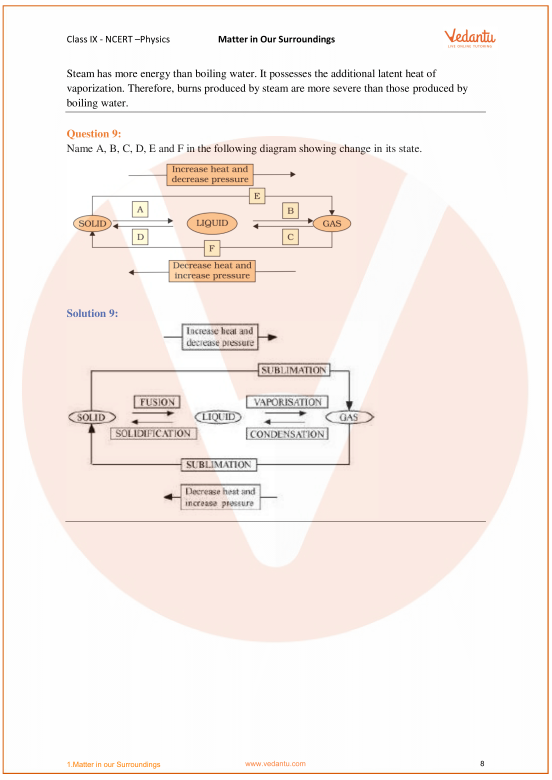
#> input picture vedantu-8.png, 1654 x 2339 px (shown at 1/3 size)
$ python 1.py
#> lines starting #> are read from the running program, lines starting #| are printed output that depends on the picture; after the words box and inside, x2 and y2 are one past the last pixel; in counts of white or black regions, pixels touching at a corner belong together
from PIL import Image
import pytesseract
import numpy as np
import cv2
from matplotlib import pyplot as plt
from PIL import Image
from difflib import SequenceMatcher
import subprocess

image= cv2.imread('vedantu-8.png',0)
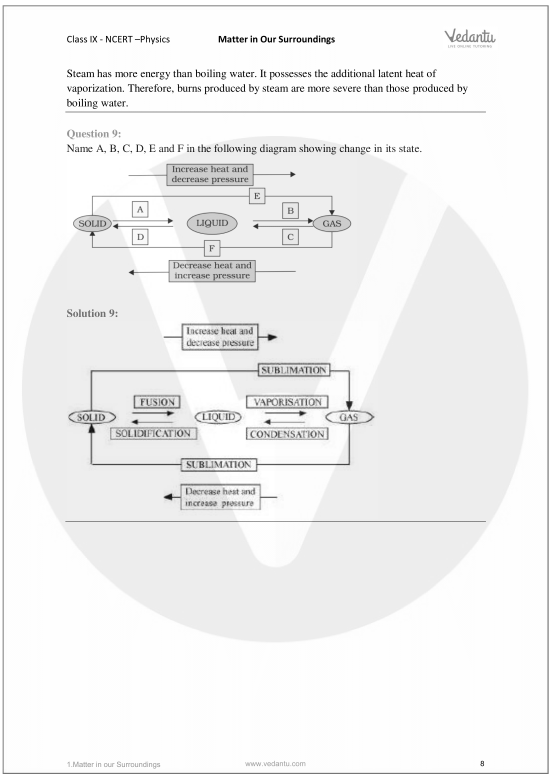
#> image: shape (2339, 1654) (shown at 1/3 size); min 0, max 255, mean 241.4

#image = img[880:1250,60:800]

image = cv2.resize(image,None,fx=3, fy=3, interpolation = cv2.INTER_CUBIC)
#> image: shape (7017, 4962)
_ , image = cv2.threshold(image,0,255,cv2.THRESH_BINARY+cv2.THRESH_OTSU)
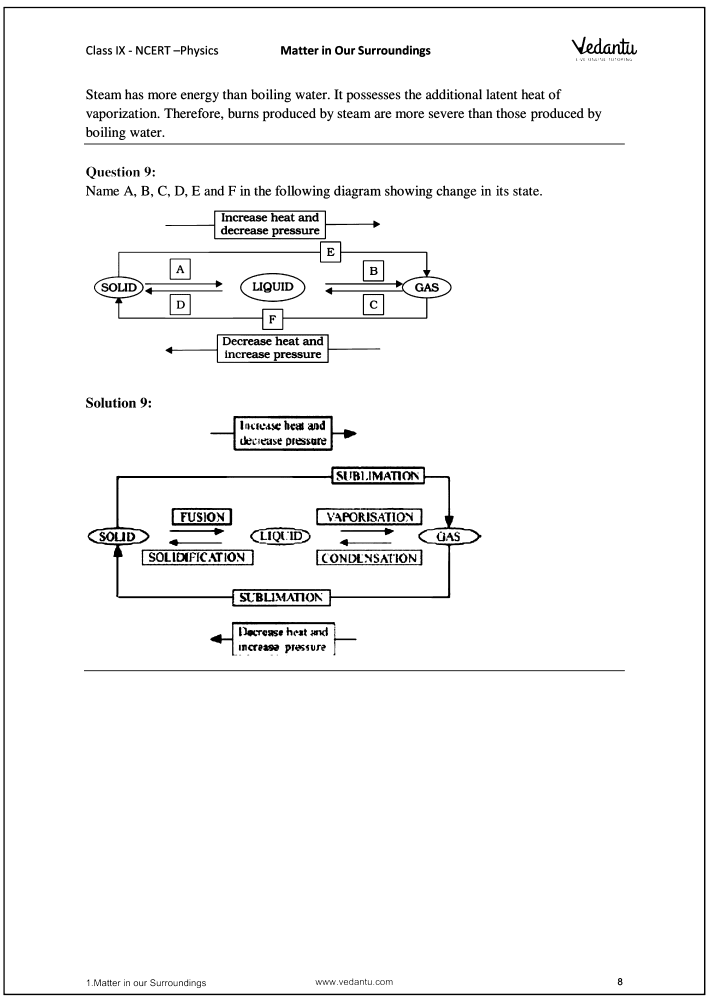
#> image: shape (7017, 4962) (shown at 1/7 size); 96.3% white; 659 black regions (25 under 20 px), largest, box (x1, y1, x2, y2) and area: (24, 48, 4938, 6966) 224460, (614, 3265, 3370, 4246) 131422, (658, 1689, 3161, 2310) 70351
#subprocess.call(["tesseract","vedantu-1.png","vedant2","hocr"])
#> (the run stopped early here; a loop or call above may not have finished)

$ run again, with vedantu-1.png copied over vedantu-8.png
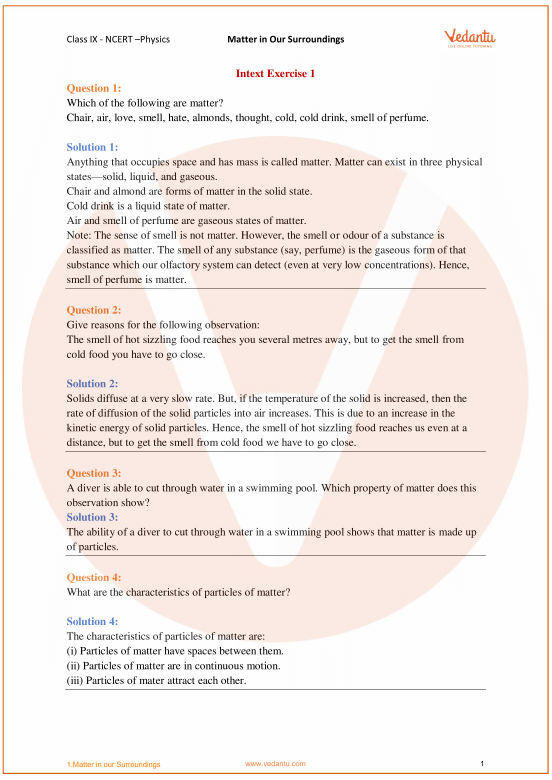
#> input picture vedantu-1.png, 1654 x 2339 px (shown at 1/3 size)
#> `image = cv2.resize(image,None,fx=3, fy=3, interpolation = cv2.INTER_CU..`:
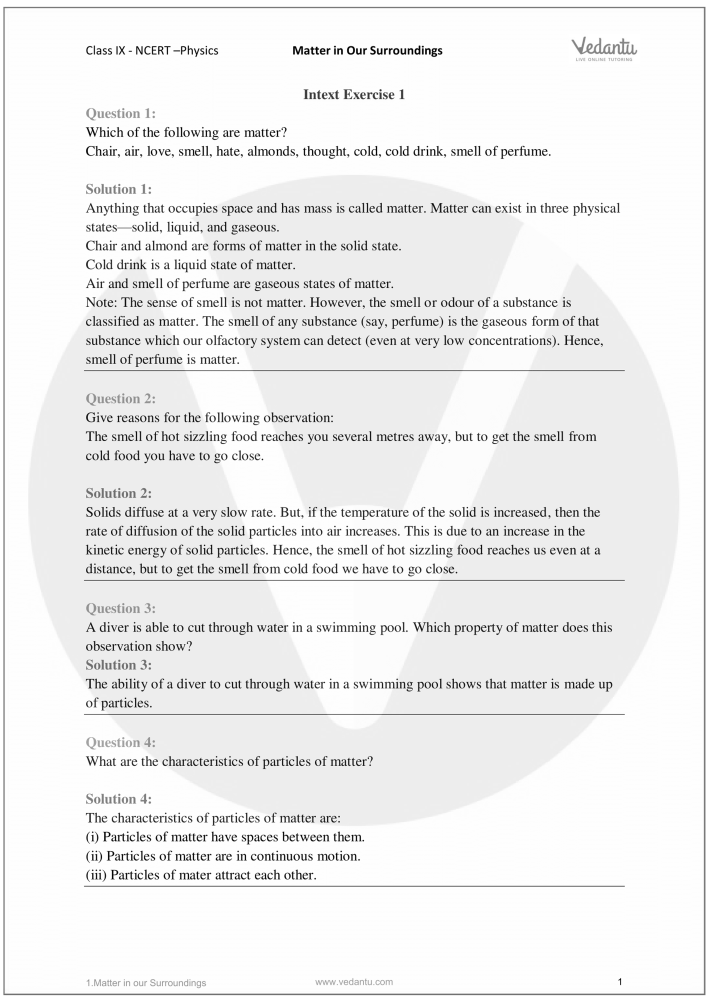
#> image: shape (7017, 4962) (shown at 1/7 size); min 0, max 255, mean 238.6
#> `_ , image = cv2.threshold(image,0,255,cv2.THRESH_BINARY+cv2.THRESH_OTSU)`:
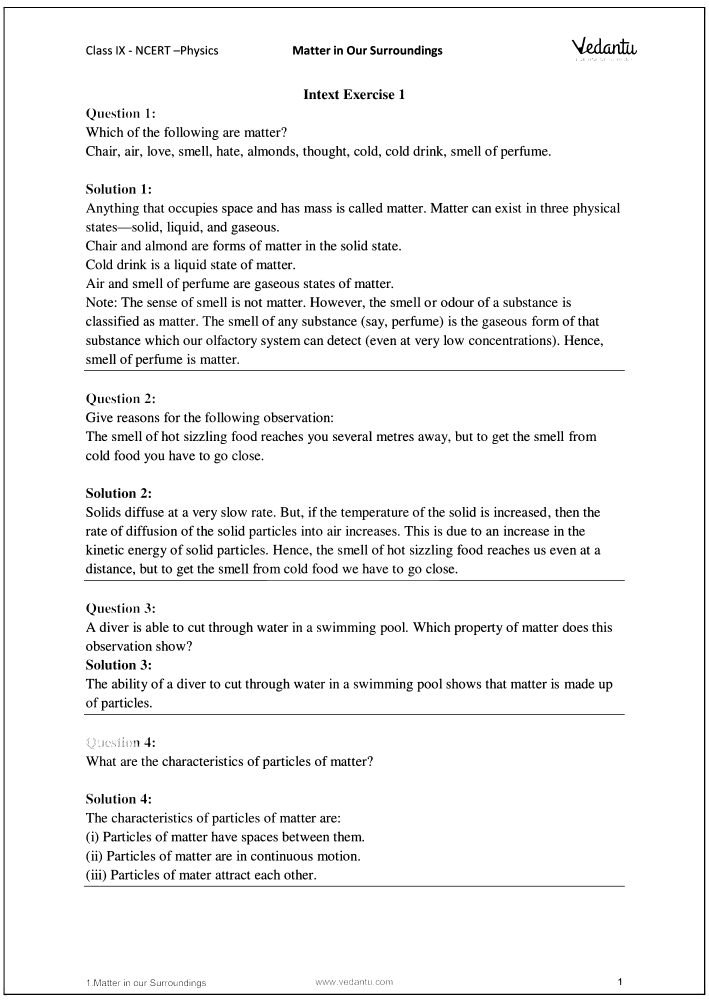
#> image: shape (7017, 4962) (shown at 1/7 size); 95.5% white; 1849 black regions (129 under 20 px), largest, box (x1, y1, x2, y2) and area: (24, 48, 4938, 6966) 189096, (588, 2592, 4374, 2597) 18927, (588, 6201, 4374, 6206) 18927
